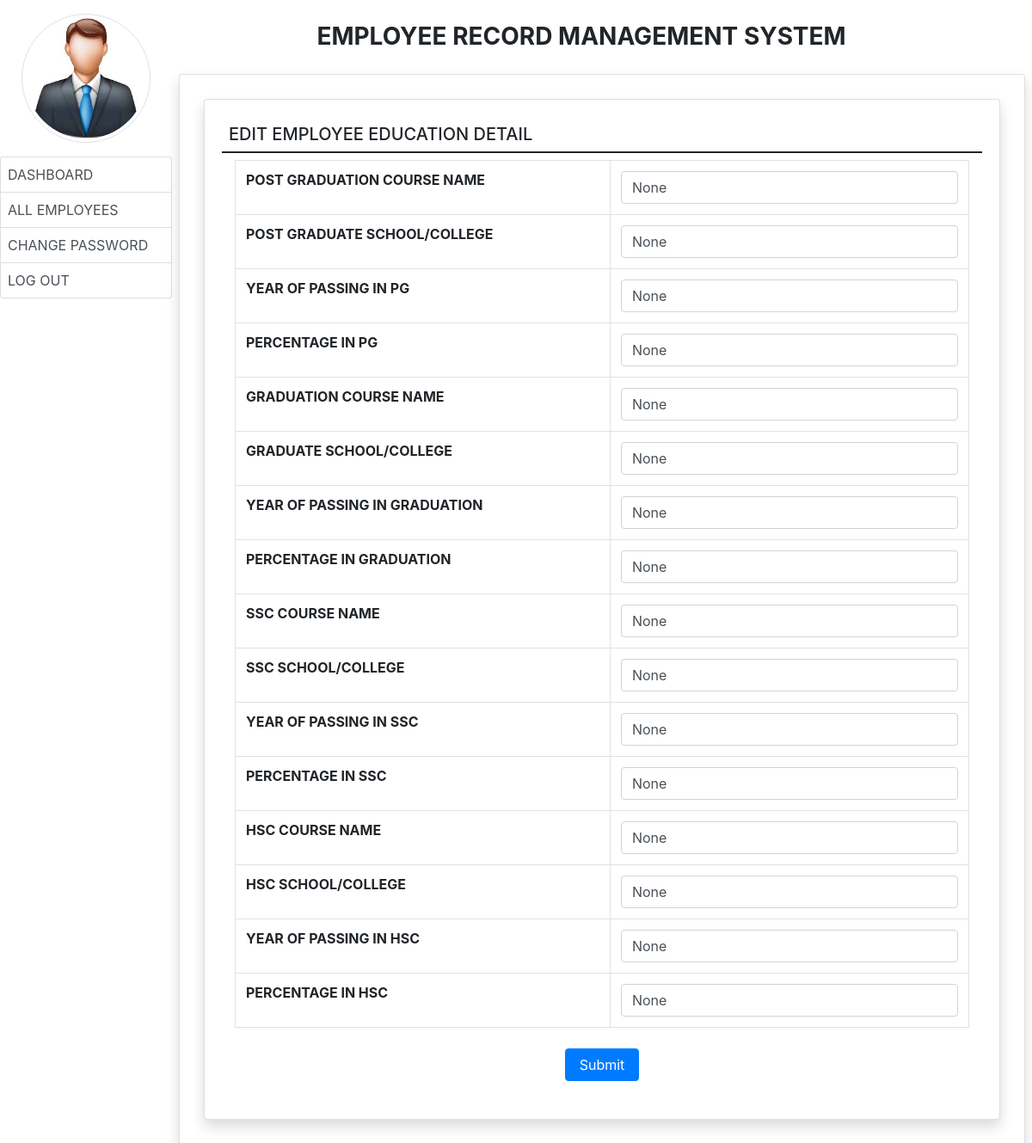
Screenshot of /edit_education/29 (signed in) with the database file from the repository.
### employee/models.py (models this page shows, shortened)
class EmployeeEducation(models.Model):
    user=models.ForeignKey(User,on_delete=models.CASCADE)
    coursepg = models.CharField(max_length=100,null=True)
    schoolclgpg = models.CharField(max_length=200,null=True)
    yearofpassingpg = models.CharField(max_length=20,null=True)
    percentagepg = models.CharField(max_length=30,null=True)
    coursegra = models.CharField(max_length=100, null=True)
    schoolclggra = models.CharField(max_length=200, null=True)
    yearofpassinggra = models.CharField(max_length=20, null=True)
    percentagegra = models.CharField(max_length=30, null=True)
    coursessc = models.CharField(max_length=100, null=True)
    schoolclgssc = models.CharField(max_length=200, null=True)
    yearofpassingssc = models.CharField(max_length=20, null=True)
    percentagessc = models.CharField(max_length=30, null=True)
    coursehsc = models.CharField(max_length=100, null=True)
    schoolclghsc = models.CharField(max_length=200, null=True)
    yearofpassinghsc = models.CharField(max_length=20, null=True)
    percentagehsc = models.CharField(max_length=30, null=True)

### employee/views.py (the view, shortened to what this page needs)
# urls.py: path('edit_education/<int:pid>', edit_education, name='edit_education'),
def edit_education(request,pid):
    if not request.user.is_authenticated:
        return redirect('emp_login')
    error=""
    user = User.objects.get(id=pid)
    education=EmployeeEducation.objects.get(user=user)
    return render(request,'edit_education.html',locals())

### employee/templates/edit_education.html (shortened to what this page needs)
{% extends 'admin_base.html' %}
{% block main %}
<div class="card shadow m-2">
    <div class="card-body">
        <h5 class="p-2" style="border-bottom: 2px solid">EDIT EMPLOYEE EDUCATION DETAIL</h5>
        <div class="container-fluid">
            <form method="post">
                   <table class="table table-bordered">
                       <tr>
                           <th>POST GRADUATION COURSE NAME</th>
                           <td><input type="text" name="coursepg"  class="form-control" value="{{education.coursepg}}"></td>
                       </tr>
                       <tr>
                           <th>POST GRADUATE SCHOOL/COLLEGE</th>
                           <td><input type="text" name="schoolclgpg"  class="form-control" value="{{education.schoolclgpg}}"></td>
                       </tr>
                       <tr>
                           <th>YEAR OF PASSING IN PG</th>
                           <td><input type="text" name="yearofpassingpg"  class="form-control" value="{{education.yearofpassingpg}}"></td>
                       </tr>
                       <tr>
                            <th>PERCENTAGE IN PG</th>
                           <td><input type="text" name="percentagepg"  class="form-control" value="{{education.percentagepg}}"></td>
                       </tr>
                       <tr>
                          <th>GRADUATION COURSE NAME</th>
                           <td><input type="text" name="coursegra"  class="form-control" value="{{education.coursegra}}"></td>
                       </tr>
                       <tr>
                          <th>GRADUATE SCHOOL/COLLEGE</th>
                           <td><input type="text" name="schoolclggra"  class="form-control" value="{{education.schoolclggra}}"></td>
                       </tr>
                       <tr>
                           <th>YEAR OF PASSING IN GRADUATION</th>
                           <td><input type="text" name="yearofpassinggra"  class="form-control" value="{{education.yearofpassinggra}}"></td>
                       </tr>
                       <tr>
                           <th>PERCENTAGE IN GRADUATION</th>
                           <td><input type="text" name="percentagegra"  class="form-control" value="{{education.percentagegra}}"></td>
                       </tr>
                       <tr>
                           <th>SSC COURSE NAME</th>
                           <td><input type="text" name="coursessc"  class="form-control" value="{{education.coursessc}}"></td>
                       </tr>
                       <tr>
                          <th>SSC SCHOOL/COLLEGE</th>
                           <td><input type="text" name="schoolclgssc"  class="form-control" value="{{education.schoolclgssc}}"></td>
                       </tr>
                       <tr>
                           <th>YEAR OF PASSING IN SSC</th>
                           <td><input type="text" name="yearofpassingssc"  class="form-control" value="{{education.yearofpassingssc}}"></td>
                       </tr>
                       <tr>
                           <th>PERCENTAGE IN SSC</th>
                           <td><input type="text" name="percentagessc"  class="form-control" value="{{education.percentagessc}}"></td>
                       </tr>
                       <tr>
                           <th>HSC COURSE NAME</th>
                           <td><input type="text" name="coursehsc"  class="form-control" value="{{education.coursehsc}}"></td>
                       </tr>
                       <tr>
                          <th>HSC SCHOOL/COLLEGE</th>
                           <td><input type="text" name="schoolclghsc"  class="form-control" value="{{education.schoolclghsc}}"></td>
                       </tr>
                       <tr>
                           <th>YEAR OF PASSING IN HSC</th>
                           <td><input type="text" name="yearofpassinghsc"  class="form-control" value="{{education.yearofpassinghsc}}"></td>
                       </tr>
                       <tr>
                           <th>PERCENTAGE IN HSC</th>
                           <td><input type="text" name="percentagehsc"  class="form-control" value="{{education.percentagehsc}}"></td>
                       </tr>
                   </table>
                <center><input type="submit" value="Submit" class="btn btn-primary m-2 px-3"></center>
                </form>
        </div>
    </div>
</div>
{% endblock %}

### rows the page displays
EmployeeEducation: coursepg "None", schoolclgpg "None", yearofpassingpg "None", percentagepg "None", coursegra "None", schoolclggra "None", yearofpassinggra "None", percentagegra "None", coursessc "None", schoolclgssc "None", yearofpassingssc "None", percentagessc "None", coursehsc "None", schoolclghsc "None", yearofpassinghsc "None", percentagehsc "None"
